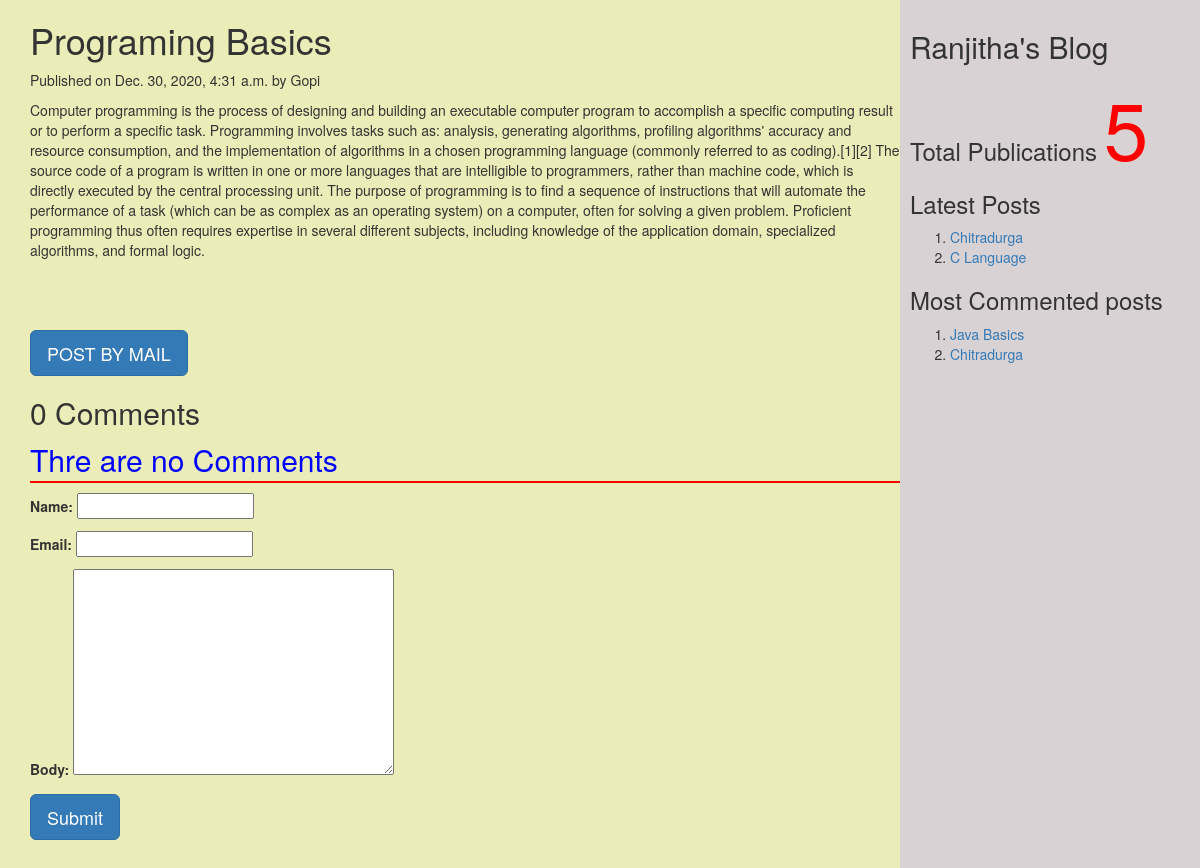
Screenshot of /2020/12/30/programing-basics/ with the database file from the repository.
### myApp/models.py (models this page shows, shortened)
class Post(models.Model):
    tags=TaggableManager()
    STATUS_CHOICES=(('draft','Draft'),('published','Published'))
    title=models.CharField(max_length=200)
    slug=models.SlugField(max_length=264,unique_for_date='publish')
    author=models.ForeignKey(User,related_name='blog_posts',on_delete=models.CASCADE)
    body=models.TextField()
    publish=models.DateTimeField(default=timezone.now)
    created=models.DateTimeField(auto_now_add=True)
    updated=models.DateTimeField(auto_now=True)
    status=models.CharField(max_length=20,choices=STATUS_CHOICES,default='draft')
    objects=CustomManager()
    class Meta:
        ordering=('-publish',)
    def get_absolute_url(self):
        return reverse('post_detail',args=[self.publish.year,self.publish.strftime('%m'),self.publish.strftime('%d'),self.slug])

### myApp/views.py (the view, shortened to what this page needs)
# urls.py: url(r'(?P<year>\d{4})/(?P<month>\d{2})/(?P<day>\d{2})/(?P<post>[-\w]+)/$',views.post_detail_view,name='post_detail'),
def post_detail_view(request,year,month,day,post):
    post=get_object_or_404(Post,slug=post,publish__year=year,publish__month=month,publish__day=day)
    comments=post.comments.filter(active=True)
    csubmit=False
    form=CommentForm()
    d={'post':post,'form':form,'csubmit':csubmit,'comments':comments}
    return render(request,'myApp/post_detail.html',d)

### myApp/forms.py
class CommentForm(forms.ModelForm):
    class Meta:
        model=Comment
        fields=('name','email','body')

### myApp/models.py (called while the page is built)
    def get_queryset(self):
        return super().get_queryset().filter(status='published')

### myApp/templatetags/mytags.py (called while the page is built)
@register.simple_tag
def total_posts():
    return Post.objects.count()

@register.inclusion_tag('myApp/latest_post.html')
def show_latest_posts(count=3):
    latest_post=Post.objects.order_by('-publish')[:count]
    return {'latest_posts':latest_post}

@register.simple_tag
def get_most_commented_posts(count=2):
    return Post.objects.annotate(total_comments=Count('comments')).order_by('-total_comments')[:count]

### templates/myApp/post_detail.html (shortened to what this page needs)
<!DOCTYPE html>
<html lang="en" dir="ltr">
{%extends 'myApp/parent.html'%}
    {% block content_block%}
    <h1>{{post.title}}</h1>
    <p>Published on {{post.publish}} by {{post.author|title}}</p>
    {{post.body|linebreaks}}<br><br><br>
    <a href="/{{post.id}}/share" class="btn btn-lg btn-primary">POST BY MAIL</a>
     {%with comments.count as comments_count%}
     <h2>{{comments_count}} Comment{{comments_count|pluralize}}</h2>
     {%endwith%}
     {%if comments%}
     {%for c in comments%}
     <p>Comment {{forloop.counter}} by {{c.name}}</p>
     <div>
       {{c.body|linebreaks}}
     </div>
     <hr>
     {%endfor%}
     {%else%}
      <p style="color:blue;font-size:30px;font-style:bold;border-bottom:2px red solid;">Thre are no Comments</p>
     {%endif%}
     {%if csubmit%}
     <h2>Thank you... Your comment added successfully</h2>
     {%else%}
     <form method="post">
       {{form.as_p}}
       <input type="submit" class="btn btn-lg btn-primary"value="Submit">
     </form>
       {%endif%}
    {%endblock%}

### templates/myApp/parent.html (shortened to what this page needs)
<html>
{% load mytags %}
  <head>
    <link rel="stylesheet" href="https://maxcdn.bootstrapcdn.com/bootstrap/3.3.7/css/bootstrap.min.css">
  </head>
  <body>
    <div class="content" style="width:75%;float:left;background-color:#eaedb7;height:1000px;padding:0 0 0 30px">
     {%block content_block%}
      {%endblock%}
    </div>
    <div class="sidebar" style="width:25%;float:right;background-color:#d9d2d4;height:1000px;padding:10px">
      <h2>Ranjitha's Blog</h2>
      <h3> Total Publications
        <span style="color:red; font-size:80px">
        {% total_posts %}
        </span>
        <h3>Latest Posts </h3>
        {%show_latest_posts 2%}
        <h3>Most Commented posts</h3>
        {% get_most_commented_posts as m %}
        <ol>
          {% for post in m%}
          <li><a href="{{post.get_absolute_url}}">{{post.title}}</a></li>
          {%endfor%}
        </ol>
  </body>
</html>

### templates/myApp/latest_post.html
<!DOCTYPE html>
  <body>
    <ol>
    {%for post in latest_posts %}
    <li><a href="{{post.get_absolute_url}}">{{post.title}}</a></li>
    {%endfor%}
      </ol>
  </body>
</html>

### rows the page displays
Post: title "Programing Basics", publish "Dec. 30, 2020, 4:31 a.m.", author "Gopi", body "Computer programming is the process of designing and building an executable computer program to accomplish a specific computing result or to perform a specific task. Programming involves tasks such as: analysis, generating algorithms, profiling algorithms' accuracy and resource consumption, and the implementation of algorithms in a chosen programming language (commonly referred to as coding).[1][2] The source code of a program is written in one or more languages that are intelligible to programmers, rather than machine code, which is directly executed by the central processing unit. The purpose of programming is to find a sequence of instructions that will automate the performance of a task…"
Post: title "Chitradurga"
Post: title "C Language"
Post: title "Java Basics"

### other values shown
{{ comments_count }} "0"
